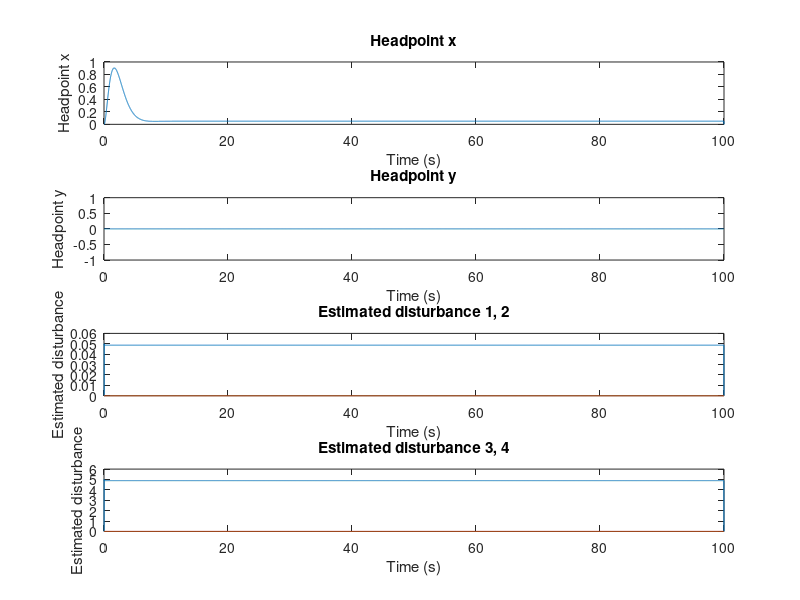

Write MATLAB code to recreate this figure.
clear 

%%%%%%%%%%%%%%%%%%%%%%%%%%%%% USV Model %%%%%%%%%%%%%%%%%%%%%%%%%%%%%%%%%%
m = 3980;
Iz = 19703;
Xu = -50;
Yv = -200;
Yr = 0;
Nv = 0;
Nr = -1281;
m11 = m;
m22 = m; 
m33 = Iz;
l = 3.5;

M = [m11, 0, 0; 0, m22, 0; 0, 0, m33];
D = [Xu, 0, 0; 0, Yv, Yr; 0, Nv, Nr];
M_inv = inv(M);
MD = M_inv*D;
%%%%%%%%%%%%%%%%%%%%%%%%%%%%%%%%%%%%%%%%%%%%%%%%%%%%%%%%%%%%%%%%%%%%%%%%%%
%%%%%%%%%%%%%%%%%%%%%%%%%%% State estimate %%%%%%%%%%%%%%%%%%%%%%%%%%%%%%%
A_estim = [0, 0, 1, 0;
     0, 0, 0, 1;
     0, 0, 0, 0;
     0, 0, 0, 0];

B_estim = [0, 0;
     0, 0;
     1, 0;
     0, 1];

Bum_estim = [1, 0;
     0, 1;
     0, 0;
     0, 0];

L = diag([1, 1, 1, 1]);
K = [1, 0, 1.73, 0;0,1,0,1.73];
cutoff = 2;
%%%%%%%%%%%%%%%%%%%%%%%%%%%%%%%%%%%%%%%%%%%%%%%%%%%%%%%%%%%%%%%%%%%%%%%%%%

%%%%%%%%%%%%%%%%%%%%%%%%%%%%%%%%%%%%%%%%%%%%%%%%%%%%%%%%%%%%%%%%%%%%%%%%%%
% Simulation parameters
dt = 0.01; % Time step (seconds)
total_time = 100; % Total simulation time (seconds)
num_steps = total_time / dt; % Number of simulation steps

% Initialize state vectors
x = zeros(6, num_steps); % State vector [position; velocity]
u = zeros(2, num_steps);
matched_u = zeros(2, num_steps); % Control input vector
unmatched_u = zeros(2, num_steps);
statefeedback_u = zeros(2, num_steps);

estim_x = zeros(4, num_steps);
virtual_state = zeros(4, num_steps);
virtual_u = zeros(2, num_steps);
um = zeros(4, num_steps);
um_dot = 0;
con = [0;0;0;0];
filtered_um = zeros(4, num_steps);

time = 0:dt:(total_time-dt); % Time vector

% Initial condition
x(:, 1) = [0; 0; 0; -l; 0; 0]; % Initial position and velocity
x(:, 2) = x(:, 1);
estim_x(:, 1) = [x(4,1)+l; 0; 0; 0];
estim_x(:, 2) = estim_x(:, 1);

B_usv = [1/M(1,1), 1/M(1,1);
         0, 0;
         l/M(3,3), -l/M(3,3)
         0, 0;
         0, 0;
         0, 0]; 

Bm_disturbance = [1/M(1,1), 0, 0;
                 0, 1/M(1,1), 0;
                 0, 0, l/M(3,3);
                 0, 0, 0;
                 0, 0, 0;
                 0, 0, 0]; 

Bum_disturbance = [0, 0;
                 0, 0;
                 0, 0;
                 1, 0;
                 0, 1;
                 0, 0]; 


% Simulation loop (Euler method)
for k = 2:num_steps-1
    

    % Compute the state derivative with disturbance
    f_usv = [(Xu*x(1, k))/m11;
          (Yv*x(2, k) + Yr*x(3, k))/m22;
          (Nv*x(2, k) + Nr*x(3, k))/m33;
          x(1, k)*cos(x(6, k)) - x(2, k)*sin(x(6, k));
          x(1, k)*sin(x(6, k)) + x(2, k)*cos(x(6, k));
          x(3, k)];


    % L1 estim
    virtual_state(:, k) = [x(4, k) + l*cos(x(6, k));
                     x(5, k) + l*sin(x(6, k));
                     x(1, k)*cos(x(6, k)) - x(2, k)*sin(x(6, k)) - x(3, k)*l*sin(x(6, k));
                     x(1, k)*sin(x(6, k)) + x(2, k)*cos(x(6, k)) + x(3, k)*l*cos(x(6, k))];
    % L1 control input
    x_error = estim_x(:, k) - virtual_state(:,k);
    gain = -1;
    pi = (1/gain)*(exp(gain*dt)-1);
    um(:,k) = -exp(gain*dt)*x_error/pi;
    um_dot = (um(:,k)-um(:,k-1))/dt;
    % matched uncertainty
    con(3:4) = um(3:4,k);
    % unmatched uncertainty
    con(1:2) = um_dot(1:2) + 1.73*um(1:2,k);
    % Low pass filtering
    filtered_um(:,k) = filtered_um(:,k-1)*exp(-cutoff*dt) - con*(1-exp(-cutoff*dt));
    matched_u(:,k) = filtered_um(3:4,k);
    unmatched_u(:,k) = filtered_um(1:2,k);

    % Nominal control
    % nominal_control = [0;0];
    % estim_nominal_control = [(nominal_control(1) + nominal_control(2))*cos(x(6, k))/m11 - (nominal_control(1)-nominal_control(2))*l*l*sin(x(6, k))/m33;
    %                          (nominal_control(1) + nominal_control(2))*sin(x(6, k))/m11 + (nominal_control(1)-nominal_control(2))*l*l*cos(x(6, k))/m33];

    % Virtual control
    virtual_u(:,k) = [f_usv(1)*cos(x(6, k)) - x(1, k)*x(3, k)*sin(x(6, k)) - f_usv(2)*sin(x(6, k)) - x(2, k)*x(3, k)*cos(x(6, k)) - f_usv(3)*l*sin(x(6, k)) - x(3, k)*x(3, k)*l*cos(x(6, k));
                 f_usv(1)*sin(x(6, k)) + x(1, k)*x(3, k)*cos(x(6, k)) + f_usv(2)*sin(x(6, k)) - x(2, k)*x(3, k)*sin(x(6, k)) + f_usv(3)*l*cos(x(6, k)) - x(3, k)*x(3, k)*l*sin(x(6, k))];
    % State feedback for Hurwitz matrix
    state_feedback = -K*virtual_state(:,k);
    state_feedback_u = [0.5*(m33*(state_feedback(2)*cos(x(6, k)) - state_feedback(1)*sin(x(6, k)))/(l*l) + m11*(state_feedback(1)*cos(x(6, k)) + state_feedback(2)*sin(x(6, k))));
                       0.5*(-m33*(state_feedback(2)*cos(x(6, k)) - state_feedback(1)*sin(x(6, k)))/(l*l) + m11*(state_feedback(1)*cos(x(6, k)) + state_feedback(2)*sin(x(6, k))))];
    statefeedback_u(:,k) = state_feedback_u;

    % unmatched_u(:,k) = [0;0];
    % matched_u(:,k) = [0;0];
    % Real Control input
    u(:,k) = [0.5*(m11*cos(x(6, k))-m33*sin(x(6, k))/(l*l)), 0.5*(m11*sin(x(6, k))+m33*cos(x(6, k))/(l*l));
              0.5*(m11*cos(x(6, k))+m33*sin(x(6, k))/(l*l)), 0.5*(m11*sin(x(6, k))-m33*cos(x(6, k))/(l*l))]*(matched_u(:,k) + unmatched_u(:,k)) + state_feedback_u;


    %%%%%%%%%%%%%%%%%%%%%%%%%%%%%%%%%%%%%%%%%%%%%%%%%%%%%%%%%%%%%%%%%%%%%
    estim_dx = (A_estim - B_estim*K)*estim_x(:,k) + B_estim*virtual_u(:,k) + B_estim*(matched_u(:,k) + unmatched_u(:,k)) + B_estim*um(3:4,k) + Bum_estim*um(1:2,k) - L*(x_error);

    disturbance = [0; 0; 20000.0; 0.0; 0];
    
    dx = f_usv + B_usv*u(:, k) + Bm_disturbance*disturbance(3:5) + Bum_disturbance*disturbance(1:2);
    %%%%%%%%%%%%%%%%%%%%%%%%%%%%%%%%%%%%%%%%%%%%%%%%%%%%%%%%%%%%%%%%%%%%%



    %System update
    x(:, k+1) = x(:, k) + dx * dt;
    estim_x(:, k+1) = estim_x(:, k) + estim_dx * dt;

    pi = 3.1415926535;
    if x(6,k+1) > pi
        x(6,k+1) = x(6,k+1) - 2*pi;
    elseif x(6,k+1) < -pi
        x(6,k+1) = x(6,k+1) + 2*pi;
    end    

end
%%%%%%%%%%%%%%%%%%%%%%%%%%%%%%%%%%%%%%%%%%%%%%%%%%%%%%%%%%%%%%%%%%%%%%%%%%

figure;
subplot(4,1,1);
plot(time, virtual_state(1,:));
title('Headpoint x');
xlabel('Time (s)');
ylabel('Headpoint x');

subplot(4,1,2);
plot(time, virtual_state(2,:));
title('Headpoint y');
xlabel('Time (s)');
ylabel('Headpoint y');

subplot(4,1,3);
plot(time,um(1:2,:));
title('Estimated disturbance 1, 2');
xlabel('Time (s)');
ylabel('Estimated disturbance');

subplot(4,1,4);
plot(time,um(3:4,:));
title('Estimated disturbance 3, 4');
xlabel('Time (s)');
ylabel('Estimated disturbance');
